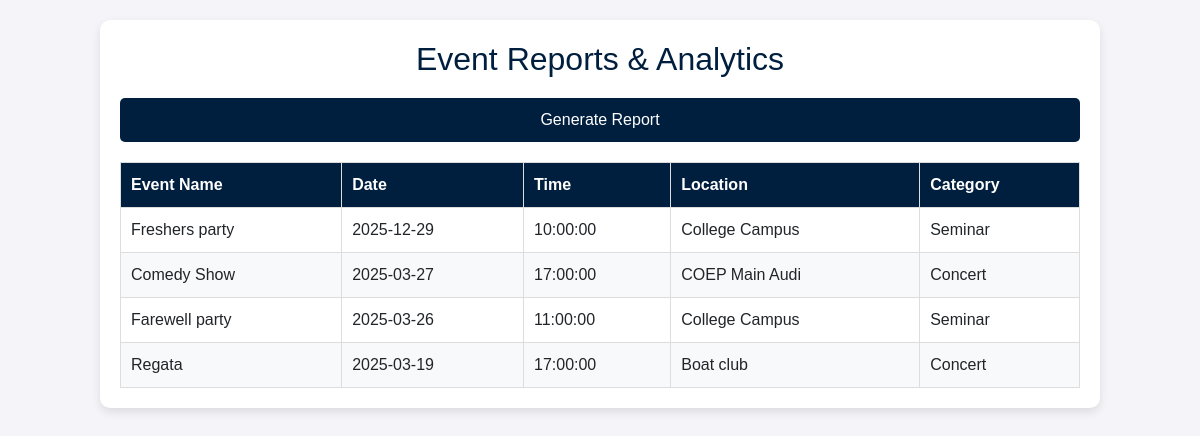
Page /generate_report.php on the earlier database version.
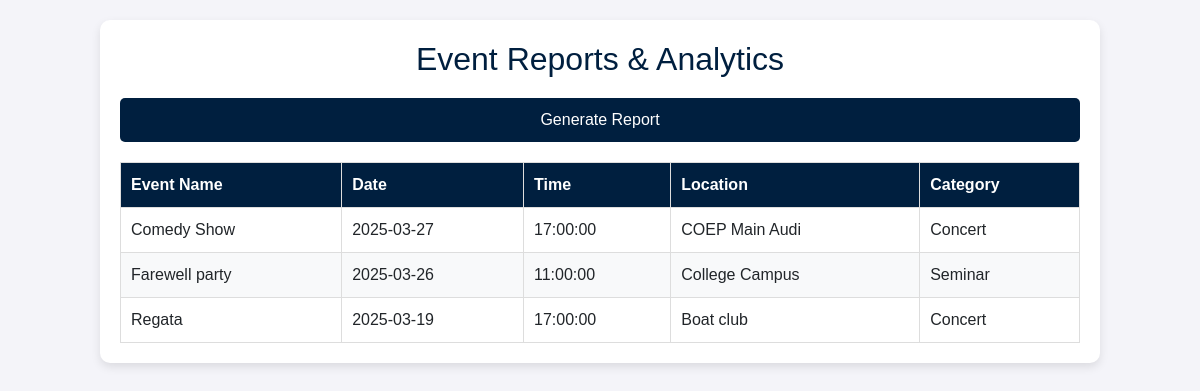
Same page on the later database version.
### tables this page shows
CREATE TABLE `events` (
  `id` int(11) NOT NULL,
  `event_name` varchar(255) NOT NULL,
  `event_date` date NOT NULL,
  `event_time` time NOT NULL,
  `location` varchar(255) NOT NULL,
  `category` varchar(100) NOT NULL,
  `description` text NOT NULL,
  `event_banner` varchar(255) NOT NULL,
  `event_brochure` varchar(255) NOT NULL,
  `created_at` timestamp NOT NULL DEFAULT current_timestamp()
);

### generate_report.php (the view, shortened to what this page needs)
<?php
$servername = "localhost";
$username = "root";
$password = "";
$dbname = "event_management";
$conn = new mysqli($servername, $username, $password, $dbname);
$sql = "SELECT event_name, event_date, event_time, location, category FROM events ORDER BY event_date DESC";
$result = $conn->query($sql);
?>
<!DOCTYPE html>
<html lang="en">
<head>
    <link rel="stylesheet" href="https://cdnjs.cloudflare.com/ajax/libs/bootstrap/5.3.0/css/bootstrap.min.css">
</head>
<body>
<div class="report-container">
    <h2>Event Reports & Analytics</h2>
    <button class="btn-generate" onclick="generateReport()">Generate Report</button>
    <table>
        <thead>
            <tr>
                <th>Event Name</th>
                <th>Date</th>
                <th>Time</th>
                <th>Location</th>
                <th>Category</th>
            </tr>
        </thead>
        <tbody id="reportTable">
            <?php if ($result->num_rows > 0): ?>
                <?php while ($row = $result->fetch_assoc()): ?>
                    <tr>
                        <td><?php echo htmlspecialchars($row["event_name"]); ?></td>
                        <td><?php echo htmlspecialchars($row["event_date"]); ?></td>
                        <td><?php echo htmlspecialchars($row["event_time"]); ?></td>
                        <td><?php echo htmlspecialchars($row["location"]); ?></td>
                        <td><?php echo htmlspecialchars($row["category"]); ?></td>
                    </tr>
                <?php endwhile; ?>
            <?php else: ?>
                <tr>
                    <td colspan="5" class="text-center">No events found</td>
                </tr>
            <?php endif; ?>
        </tbody>
    </table>
</div>
</body>
</html>

Differences in the rows shown:
removed events: event_name "Freshers party", event_date "2025-12-29", event_time "10:00:00", location "College Campus", category "Seminar"
